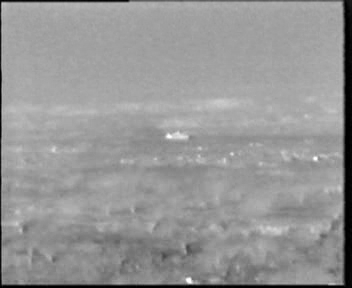
%> input picture atd2.BMP, 352 x 288 px
$ octave adtman.m   (GNU Octave 9; MATLAB toolbox functions it lacks are replaced by stand-ins)
%> lines starting %> are read from the running program, lines starting %| are printed output that depends on the picture; in (x1, y1, x2, y2) boxes, pixels count from 0 and x2, y2 are one past the last pixel; in counts of white or black regions, pixels touching at a corner belong together; the program's own positions count from 1
clear all;
close all;
clc;

%read the thermal image and store it in a variable
 %a=imread('tank.jpg');
   % a=imread('atd1.bmp');
%  a=imread('cameraman.tif');
 a=imread('atd2.bmp');
%> a is the input picture: size 288x352 uint8; min 0, max 255, mean 150.4

 %if image is 3D convert it into 2D
a = a(:,:,1);

[x,y]=size(a);
%> x = 288; y = 352

figure;imshow(a);title('original image');

%select a low pass filter i.e guassian filter
hsize=[15 15];
h=fspecial('gaussian',hsize);

%filter the original by guassian filter
b=imfilter(a,h);

%for double precision use 'double'
a = double(a);
%> a: size 288x352 double
b = double(b);
%> b: size 288x352 double
%Difference image
d=abs(a-b);
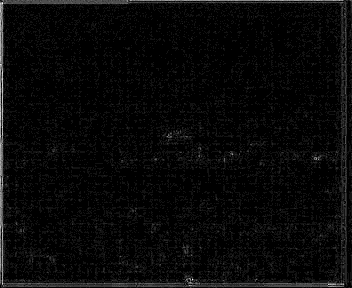
%> d: size 288x352 double; min 0, max 13, mean 0.436; drawn with min black and max white
d1=max(max(d));
%> d1 = 13
d2=min(min(d));
%> d2 = 0
 figure;imshow(uint8(d));title('difference image');
%normalize the difference image
for i=1:x
    for j=1:y
        n(i,j)=(d(i,j)-d2)/(d1-d2);
    end
end
%optimum thresholding using otsu function
t=graythresh(a)/20
%> t = 0.0249
%thresholding
for i=1:x
    for j=1:y
        if( n(i,j)>=t)
            n(i,j)=255;
        else
            n(i,j)=0;
        end

    end
end
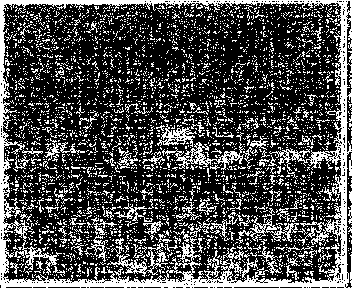
%> n: size 288x352 double; 28.7% white in thin lines or dots
figure;imshow(uint8(n));title('threshold image');

%pass the image through median filter
l=medfilt2(n,[3 3]);
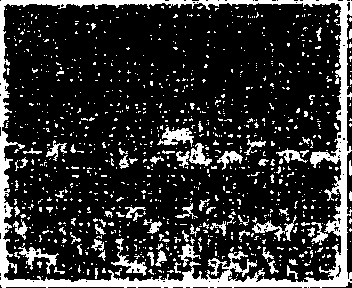
%> l: size 288x352 double; 19.1% white; 1037 white regions (958 under 20 px), largest, box (x1, y1, x2, y2) and area: (0, 0, 352, 288) 9699, (157, 127, 194, 147) 369, (111, 238, 147, 276) 333
figure;imshow(uint8(l));title('FilteredImage image');

%find properties of the binary image
%> (the run ends here)

$ run again, with atd1.bmp copied over atd2.BMP
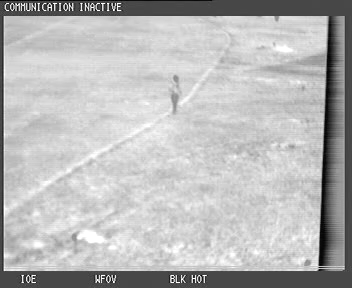
%> input picture atd1.bmp, 352 x 288 px
%> a is the input picture: size 288x352 uint8; min 0, max 255, mean 183.8
%> a: size 288x352 double
%> d1 = 61
%> d2 = 0
%> t = 0.0249
%> after the loop `for i=1:x`:
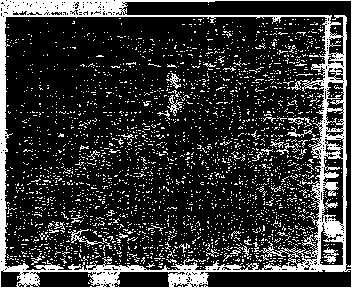
%> n: size 288x352 double; 20.4% white; 2811 white regions (2770 under 20 px), largest, box (x1, y1, x2, y2) and area: (0, 0, 352, 288) 12069, (68, 229, 104, 245) 126, (323, 247, 339, 264) 113
%> `l=medfilt2(n,[3 3]);`:
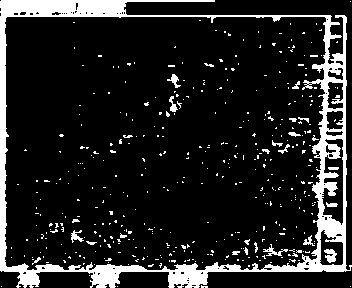
%> l: size 288x352 double; 13.5% white; 417 white regions (392 under 20 px), largest, box (x1, y1, x2, y2) and area: (0, 0, 352, 288) 11271, (324, 249, 337, 263) 115, (263, 244, 288, 256) 95
